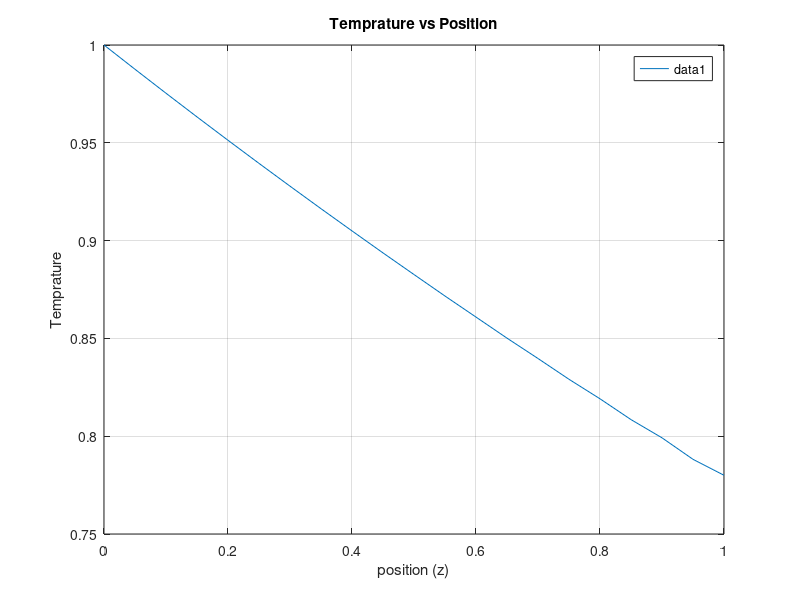
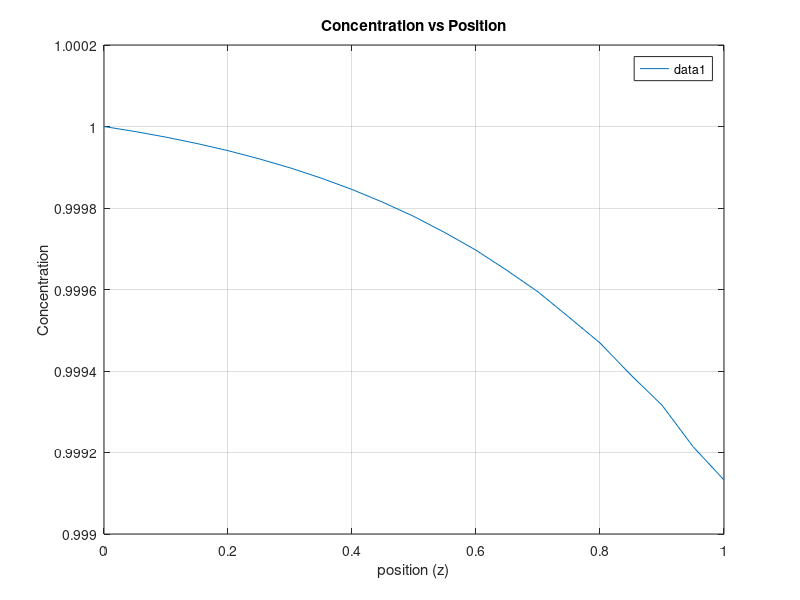

Here is the MATLAB script that generated these plots, in order:
% Askisi 3.1.2 (Convection-Diffusion)
clear; clc;

n = 21;
nel=n-1;

%Define matrices
a = zeros(n,n);
A = zeros (n,n);
b = zeros(n,1);
B = zeros (n,1);
T = zeros(n,1);
C = zeros(n,1);
Tm = zeros(nel,1);
K = zeros(n,1);
z = zeros(nel,2);
ml = zeros(2,2);
ll = zeros(2,2);
cl = zeros(2,2);
%Parameters
Pe=100;
Bi=50;
Da=1000;
bi=10;
T0=1;
C0=1;
qL=0;
CL=0;
L=1;
dz = L/nel;
for i=1:n
    K(i)=(i-1)*dz;
end
%Heat transfer 
%Form connectivity matrix
for ie=1:nel
    z(ie,1)=ie;
    z(ie,2)=ie+1;
end

%Form local element matrices
ll(1,1)=1/dz;
ll(1,2)=-1/dz;
ll(2,1)=-1/dz;
ll(2,2)=1/dz;

ml(1,1)=dz/3;
ml(1,2)=dz/6;
ml(2,1)=dz/6;
ml(2,2)=dz/3;

cl(1,1)=-1;
cl(1,2)=1;
cl(2,1)=-1;
cl(2,2)=1;
%Form linear system
%Local element matrix assembly
for ie=1:nel
    for i=1:2
        i1=z(ie,i);
        for j=1:2
            j1=z(ie,j);
            a(i1,j1)=a(i1,j1)+Pe*cl(i,j)+ll(i,j)+Bi*ml(i,j);
        end
    end
end

%Boundary conditions
%First line (Dirichlet condition)
a(1,:)=0;
a(1,1)=1;
b(1)=T0;

%Last line (Neumann or natural boundary condition)
b(n)=b(n)-qL;

% Solve linear system A.T = b
%metafora mazas
T = a\b;
for j = 1:nel
    Tm(j)=(T(j)+T(j+1))/2;
end
%Form linear system
%Local element matrix assembly
for ie=1:nel
    for i=1:2
        i1=z(ie,i);
        for j=1:2
            j1=z(ie,j);
            A(i1,j1)=A(i1,j1)+Pe*cl(i,j)+ll(i,j)+Da*exp(-bi*Tm(ie))*ml(i,j);
        end
    end
end

%Boundary conditions
%First line (Dirichlet condition)
A(1,:)=0;
A(1,1)=1;
B(1)=C0;

%Last line (Neumann or natural boundary condition)
B(n)=B(n)-CL;
C=A\B;
%
figure(1)
plot(K,T)
xlabel('position (z)');
ylabel('Temprature');
title('Temprature vs Position');
legend('Location', 'best');
grid on;
hold off;
figure(2)
plot(K,C)
xlabel('position (z)');
ylabel('Concentration');
title('Concentration vs Position');
legend('Location', 'best');
grid on;
hold off;
